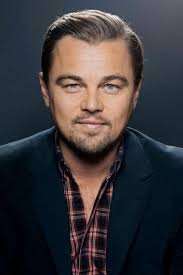
#> input picture 2.jpg, 183 x 275 px, given in place of sharapova_test.jpg, which was not available
$ python input_image.py   (Python 2 division)
#> lines starting #> are read from the running program, lines starting #| are printed output that depends on the picture; pictures that were not available may be replaced by others from this repository, and a replacement may not be noted
### orb.py
import cv2
from sklearn.cluster import KMeans


__author__ = 'Abdullah_Rahman'

#(226.0, 42.0),(90.0, 254.0)

class Feature_extractor:
    def __init__(self,img):
        orb=cv2.ORB_create()
        self.kp=orb.detect(img)


    # [42 lines left out: functions keypoints, select_kp, main, not called in this run]

#main()

### input_image.py
import cv2
from sklearn.cluster import KMeans
from face_recog import Training
from orb import Feature_extractor
from file_parser import File_parser
import numpy as np
import sys

__author__ = 'Abdullah_Rahman'


#r=kath
threshold=0.53


filenames=("aron.jpg","sharapova_test.jpg")
color=('r','b')
cascade="cascades/frontalface.xml"
C=KMeans(n_clusters=4)
face_cascade=cv2.CascadeClassifier(cascade)

image=cv2.imread("sharapova_test.jpg",0)
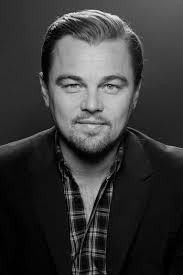
#> image: shape (275, 183); min 0, max 238, mean 56.6
features=Feature_extractor(image)
#> in __init__, `self.kp=orb.detect(img)`: self.kp = 399 keypoints; strongest (x, y, size): (95, 230, 31), (73, 234, 31), (95, 234, 31), (91, 229, 31)

if image is None:
    print "IMAGE NOT FOUND in input_image.py"
    sys.exit(0)


face=face_cascade.detectMultiScale(
    image,
    scaleFactor=1.1,
    minNeighbors=2,
    minSize=(400,400)
)
#> face = ()

#> (the run stopped early here; a loop or call above may not have finished)

$ run again, on guy.jpg
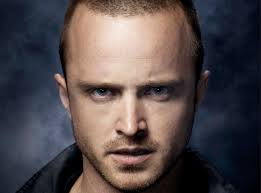
#> input picture guy.jpg, 261 x 193 px, given in place of sharapova_test.jpg, which was not available
#> `image=cv2.imread("sharapova_test.jpg",0)`:
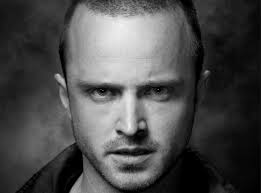
#> image: shape (193, 261); min 0, max 243, mean 75.9
#> self.kp = 330 keypoints; strongest (x, y, size): (118, 131, 31), (119, 90, 77.1), (137, 93, 92.6), (120, 89, 64.3)
#> `face=face_cascade.detectMultiScale( image, scaleFactor=1.1, minNeighbo..`: face = [[40, 13, 178, 178]]
#> `window=face[0]`: window = [40, 13, 178, 178]
#| [[ 40  13 178 178]]
#> `(x,y,w,h)=window`: x = 40; y = 13; w = 178
#> KP has the same summary as self.kp in __init__
#> the loop in keypoints, `for p in KP:` made 330 passes
#> after the loop in keypoints, `for p in KP:`: points = 330 pairs, first value 57 to 207, second value 44.64 to 160
#> self.points has the same summary as points
#> `kp=features.keypoints()`: kp has the same summary as points in keypoints
#> in select_kp, `(X,Y,W,H)=window`: X = 40; Y = 13; W = 178
#> selected has the same summary as points in keypoints
#> normalized = 330 pairs, first value 9.55 to 93.82, second value 17.78 to 82.58
#> normalized_int = 330 pairs, first value 9 to 93, second value 17 to 82
#> `selectKp=features.select_kp(window)`: selectKp has the same summary as normalized_int in select_kp
#> in __init__, ``: face = [[63, 41, 137, 137]]
#> in __init__, ``: window = [63, 41, 137, 137]
#> in __init__, ``: x = 63; y = 41; w = 137
#> the loop in keypoints (call 2), `for p in KP:` made 330 passes
#> in __init__, ``: kp has the same summary as points in keypoints
#> in __init__, ``: selectKp = 307 pairs, first value 0 to 85, second value 23 to 86
#> the loop in __init__, `` made 307 passes
#> after the loop in __init__, ``: feature_train has the same summary as selectKp; label = 307 items, first 6: 'r', 'r', 'r', 'r', 'r', 'r'
#> l = 330 items, first 6: 'b', 'b', 'b', 'b', 'b', 'b'
#> first_image = 0
#> second_image = 330
#| 0 330
#> first_percentage = 0
#> second_percentage = 1
#| 0.0 1.0
#> `print filenames[1]+",Hi"`:
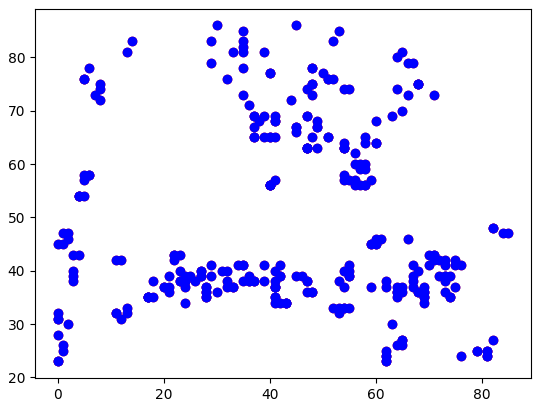
#> figure drawn by matplotlib, 1 panel

$ run again, on tes1.jpg
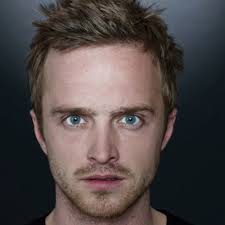
#> input picture tes1.jpg, 225 x 225 px, given in place of sharapova_test.jpg, which was not available
#> `image=cv2.imread("sharapova_test.jpg",0)`:
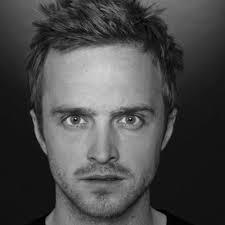
#> image: shape (225, 225); min 0, max 215, mean 73.2
#> self.kp = 345 keypoints; strongest (x, y, size): (68, 118, 31), (68, 119, 37.2), (81, 120, 31), (124, 118, 31)
#> face = ()
